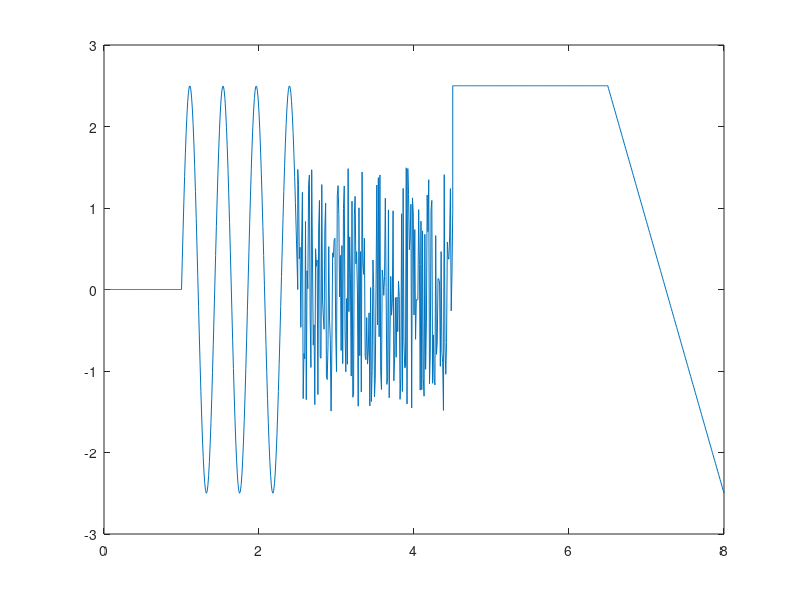

This chart was generated by the following MATLAB code:
%% Gabalveida sign?la mont???
%% Sinuso?da
t_sin = 1:0.01:2.5;
% y_sin = A0+A*sin(2*pi*f*(t-delay))
A0 = 0; A = 2.5; T = (2.5-1)/3.5; f = 1/T; delay = 1;
y_sin = A0+A*sin(2*pi*f*(t_sin-delay));
%plot(t_sin,y_sin)
%% Line?ri main?gs sign?ls
t_saw = 6.5:0.01:8;
% y_saw = k*t(t_saw-delay)
yA = 2.5; yB = -2.5; tA = 6.5; tB = 8; delay = 7.25;
 k = (yA-yB)/(tA-tB)  %l?knes sl?puma koeficents
% delay - lai noteiktu delayr ir j?skat?s krustpunkts ar t asi (y=0)
y_saw = k*(t_saw-delay);
%plot(t_saw,y_saw)
%% Konstantes sign?ls
t_const = 4.5:0.01:6.5;
%y_const = zeroes(1,1) + 2.5;
%y_const = ones(1,1)*2.5;
% nav korekti, ja t_const izmain?s, tad y_const nemain?sies
y_const = zeros(size(t_const))+2.5;
%plot(t_const,y_const)
%% Nu??u sign?ls
t_zero = 0:0.01:1;
y_zero = zeros(size(t_zero));
%plot(t_zero,y_zero)
%% trok??a sign?ls
t_noise = 2.5:0.01:4.5;
y_noise = rand(size(t_noise)) * 3 - 1.5;
%plot(t_noise,y_noise)
%% Sign?lu apvieno?ana
t = [t_zero,t_sin,t_noise,t_const,t_saw];
y = [y_zero, y_sin, y_noise, y_const, y_saw];
plot(t,y)